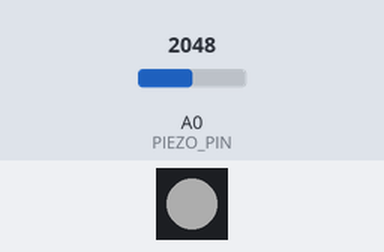
This sketch was run on a simulated Particle Photon. Parts: 1 RGB LEDs in strip order, left to right. The inputs (shaded band) are chosen by the test bench; at power-on: A0 (PIEZO_PIN) = 2048. Dim RGB values are drawn brighter than linear; WiFi joins after 1.5 s; servers stay silent unless stated.

Above: at 0.1 s.
At 0.6 s:
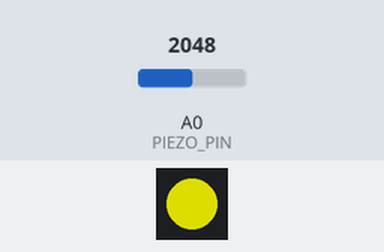
At 10.6 s:
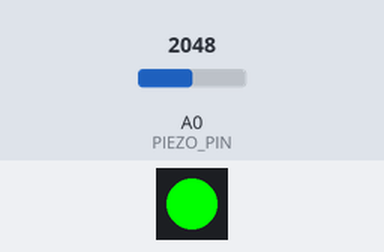
Timing chart, 0 to 12.1 s (numbered marks = the images above):
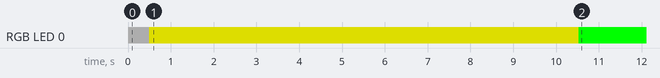

Measured:
- by itself, RGB LED 0: off → RGB(50, 50, 50) at 0.00 s, → RGB(150, 150, 0) 0.50 s later, → RGB(0, 255, 0) 10.0 s later

The sketch:

laundry-notifier.ino
```cpp
/*
 * Project laundry-notifier
 * Description: Auto-sense when the dryer starts and send a notification when it starts and finishes
 * Author: Peter Wooley <peterwooley@gmail.com>
 * Date: 2018-08-19
 */

/*
## States
  * OFF
  * STARTING
  * STOPPING
  * ENDING

## Transitions
  * OFF -> STARTING
    * When a vibration ≥ VIBRATION_THRESHOLD is sensed
    * Store startingTime
  * STARTING -> OFF
    * When VIBRATION_THRESHOLD is sampled < RUNNING_THRESHOLD% since changing states
    * Reset startingTime
  * STARTING -> RUNNING
    * When VIBRATION_THRESHOLD is sampled ≥ RUNNING_THRESHOLD% since changing states
  * RUNNING -> STOPPING
    * When a vibration < VIBRATION_THRESHOLD is sensed
    * Store stoppingTime
  * STOPPING -> RUNNING
    * When VIBRATION_THRESHOLD is sampled < RUNNING_THRESHOLD% since changing states
    * Reset stoppingTime
  * STOPPING -> OFF
    * When VIBRATION_THRESHOLD is sampled ≥ RUNNING_THRESHOLD% since changing states
    * Send notification
    * Reset startingTime
    * Reset stoppingTime
 */

const int PIEZO_PIN = A0;

enum state {
  OFF,
  STARTING,
  RUNNING,
  STOPPING
};

enum state machineState = OFF;
const float VIBRATION_THRESHOLD = 7;
const float RUNNING_VIBRATION_THRESHOLD = 0.9;
const float RUNNING_TIME_THRESHOLD = 10000;

// Smoothing
const int numReadings = 10;
int readings [numReadings];
int readIndex = 0;
int biggest;
int smallest;
int average = 0;

unsigned long startingTime;
unsigned long stoppingTime;
unsigned long elapsedTime;
int totalReadings = 0;
int aboveThresholdReadings = 0;
int belowThresholdReadings = 0;
float readingRatio;

void setup() {
  //Serial.begin(9600);
  RGB.control(true);
  for (int i = 0; i < numReadings; i++) {
    readings[i] = 0;
  }
}

void loop() {
  float piezoVibration = analogRead(PIEZO_PIN);
  //Serial.println(piezoVibration);
  //Particle.publish("vibration-detected", String(piezoVibration));

  // Smooth readings
  readings[readIndex] = piezoVibration;

  smallest = 1000;
  biggest = 0;
  for (int i = 0; i < numReadings; i++) {
    if(readings[i] < smallest) {
      smallest = readings[i];
    }
    if(readings[i] > biggest) {
      biggest = readings[i];
    }
  }

  readIndex = readIndex + 1;
  if (readIndex >= numReadings) {
    readIndex = 0;
  }
  int vibrationSpread = biggest-smallest;
  //Serial.println("Spread: " + String(vibrationSpread));
  //Particle.publish("vibration-spread", String(vibrationSpread));

  switch(machineState) {
    case OFF:
      RGB.color(255, 255, 255);
      RGB.brightness(50);
      if(vibrationSpread >= VIBRATION_THRESHOLD) {
        // Transition OFF -> STARTING
        startingTime = millis();
        machineState = STARTING;
        //Serial.println(machineState);
      }
      break;
    case STARTING:
      RGB.color(255, 255, 0);
      RGB.brightness(150);
      totalReadings++;
      if(vibrationSpread >= VIBRATION_THRESHOLD) {
        aboveThresholdReadings++;
      }

      readingRatio = (float) aboveThresholdReadings / (float) totalReadings;
      //Serial.println("Above Threshold Readings: " + String(readingRatio));

      if(readingRatio < RUNNING_VIBRATION_THRESHOLD) {
        // Transition STARTING -> OFF
        totalReadings = 0;
        aboveThresholdReadings = 0;
        startingTime = NULL;
        machineState = OFF;
        break;
      }

      elapsedTime = millis() - startingTime;
      //Serial.println("Starting elapsed time: " + String(elapsedTime));
      if(elapsedTime >= RUNNING_TIME_THRESHOLD) {
        // Transition STARTING -> RUNNING
        totalReadings = 0;
        aboveThresholdReadings = 0;
        machineState = RUNNING;

        Particle.publish("dryer-started");
      }

      break;
    case RUNNING:
      RGB.color(0, 255, 0);
      RGB.brightness(255);

      if(vibrationSpread < VIBRATION_THRESHOLD) {
        stoppingTime = millis();
        machineState = STOPPING;
        //Serial.println(machineState);
      }

      break;
    case STOPPING:
      RGB.color(255, 0, 0);
      RGB.brightness(255);

      totalReadings++;
      if(vibrationSpread < VIBRATION_THRESHOLD) {
        belowThresholdReadings++;
      }

      readingRatio = (float) belowThresholdReadings / (float) totalReadings;

      if(readingRatio < RUNNING_VIBRATION_THRESHOLD) {
        // Transition STARTING -> OFF
        totalReadings = 0;
        belowThresholdReadings = 0;
        stoppingTime = NULL;
        machineState = RUNNING;
        break;
      }

      elapsedTime = millis() - stoppingTime;
      //Serial.println("Stopping elapsed time: " + String(elapsedTime));
      if(elapsedTime >= RUNNING_TIME_THRESHOLD) {
        // Transition STARTING -> OFF
        totalReadings = 0;
        belowThresholdReadings = 0;
        machineState = OFF;

        Particle.publish("dryer-ended");
      }

      break;
  }
  delay(500);
}
```
